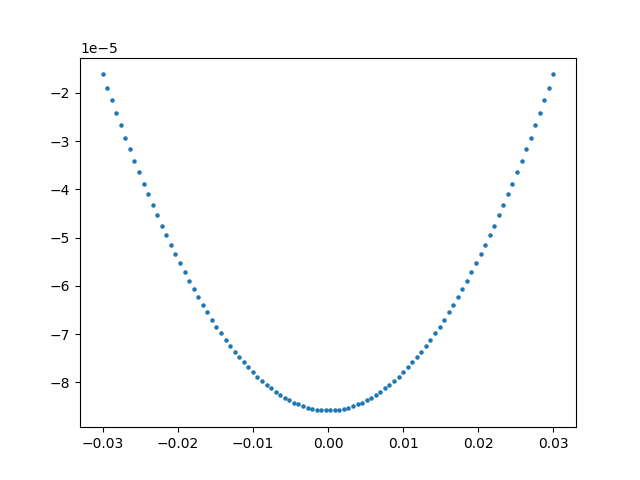

Reproduce this figure in Python.
from numpy import *
import matplotlib.pyplot as plt
import sys 
sys.path.append("/Users/matsunagahibiki/Documents/#0.resesarch/2program/my_module")
from SC_BCS_free_energy import free_energy_SC_BCS_1D
from SC_BCS_Gap_equation import Gap_equation_SC_BCS_1D

##パラメータの調整
N, V, t, mu, gu, n0, n1, n2, nscf =100, 2, 1 , 0, 100, 100, 1, 1, 2000  # 7.525 #9.21
n_search, error, check_gap =100, 1e-10, 1e-6
kBT_a, kBT_b = 0.0001, 2
wide_q = 0.03
ini_gap = 100
qs   = linspace(-1*wide_q,wide_q,n0)         #(np.pi/a)
Bs   = linspace(0.0,0.0,n1)          #np.linspace(0,0.08,n1)
kBTs = linspace(0.18,0.2,n2)

ans = Gap_equation_SC_BCS_1D.scf_1D(n0, n1, n2, kBTs, ini_gap, nscf, N, t, qs, mu, gu, Bs, V)

print(ans[0][0][0][0])

xi = []
for i in range(n0):
    xi_GL  = free_energy_SC_BCS_1D.free_energy_1D(t, mu, gu, Bs[0], 1/kBTs[0], V, N, qs[i], ans[0][0][0][0])
    xi.append(xi_GL)
xi = array(xi)

########################################################################################################################
#plot the figure of comparing free energy to extended GL
print(shape(qs) , shape(xi))
plt.scatter(qs, xi, 5)
plt.savefig("fq-f0.png")
plt.clf()

###################################
##output
file = open("fq-f0", "w")
for i in range(n0):
    file.write(str(qs[i]) + " " + str(xi[i]) + " "  + "\n")
file.close()
